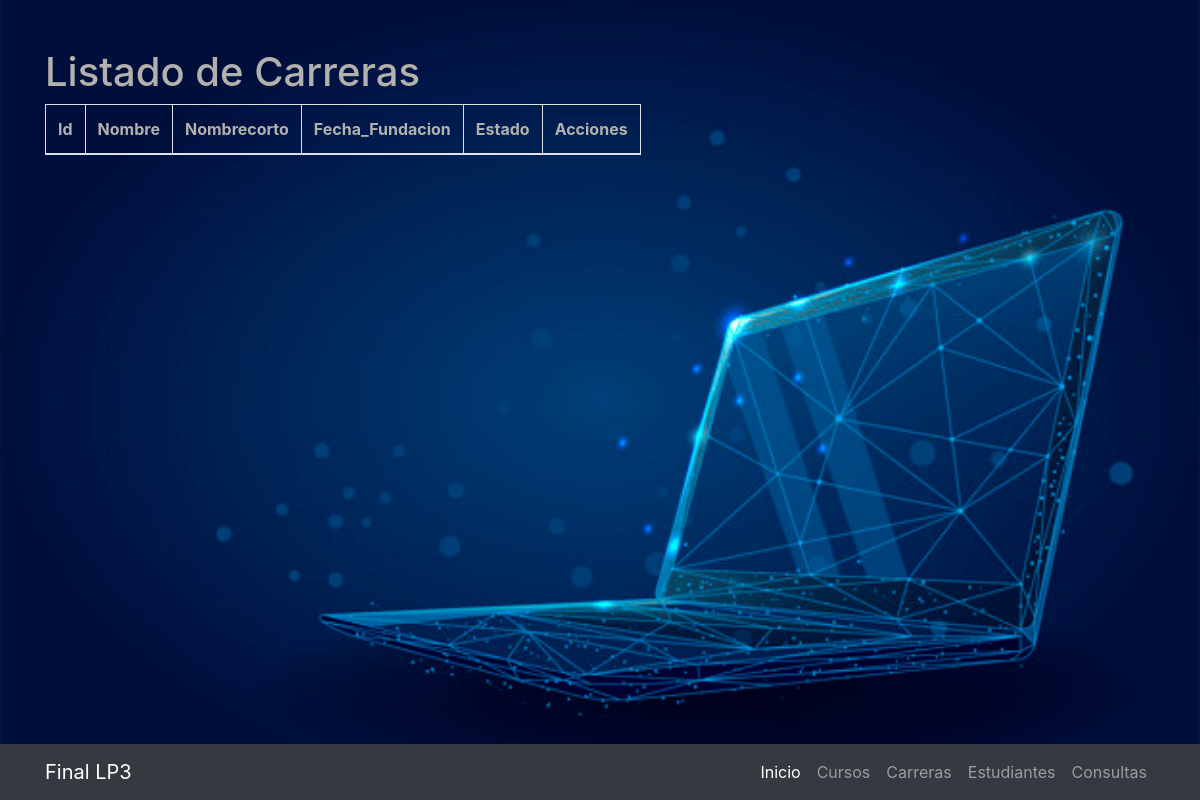
Before: /carreras with the older database file.
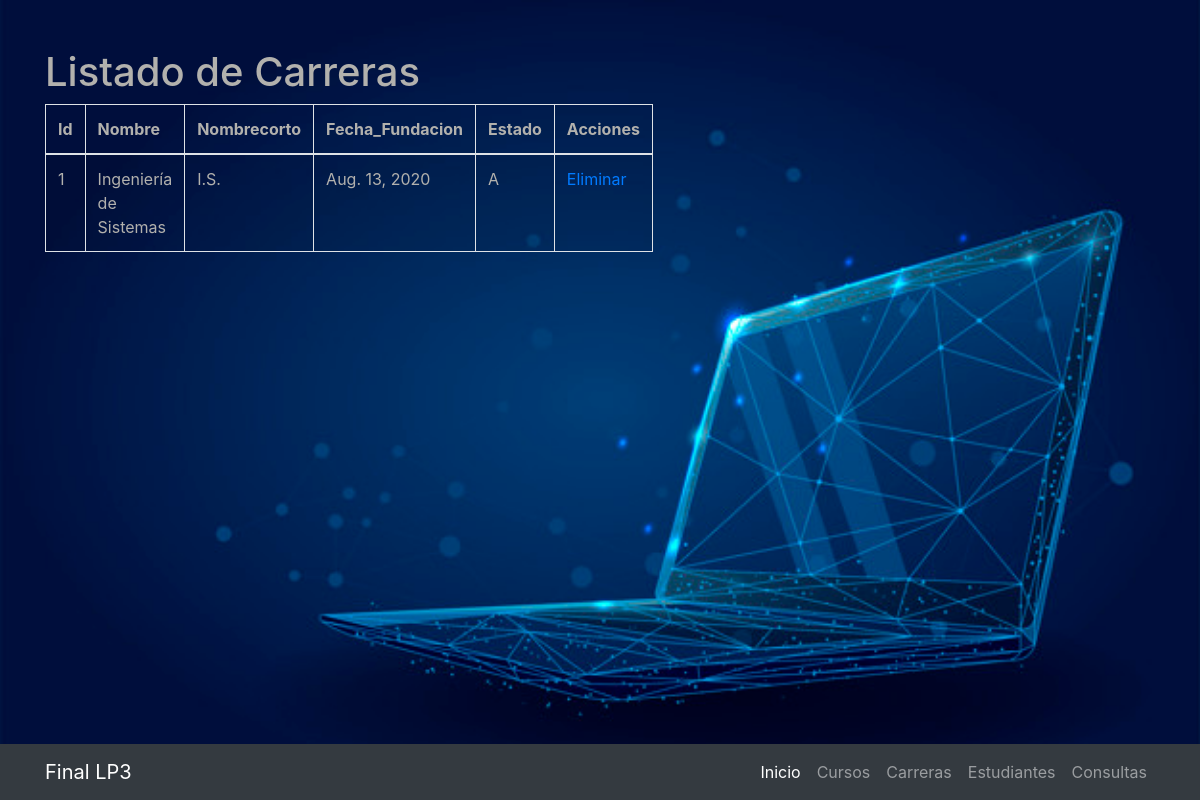
After: the same page with the newer database file.
### Estudiante/models.py (models this page shows)
class Carrera(models.Model):
    nombre=models.CharField(max_length=100)
    nombrecorto=models.CharField(max_length=5)
    fecha_fundacion=models.DateField()
    estado=models.CharField(max_length=1)

### Estudiante/views.py (the view)
# urls.py: path('carreras', views.carreras, name="carreras"),
def carreras(request):
    campos=Carrera._meta.fields
    carreras=Carrera.objects.all()
    return render(request, 'carreras.html',{
          'campos':campos,
        'carreras':carreras,
        'titulo': 'Listado de carreras',
        'tituloprincipal': 'Carreras'
    })

### Estudiante/templates/carreras.html (shortened to what this page needs)
{% extends 'index.html' %}
{% block tituloprincipal %}
Listado de Carreras
{% endblock tituloprincipal %}
{% block content %}
  <table class="table table-striped table-hover table-bordered">
        <thead>
            <tr>
                {% for campo in campos %}
                    <th>{{campo.name|title}}</th>
                {% endfor %}
                <th>Acciones</th>
            </tr>
        </thead>
        <tbody>
            {% for carrera in carreras %}
                <tr>
                    <td>{{carrera.id}}</td>
                    <td>{{carrera.nombre}}</td>
                    <td>{{carrera.nombrecorto}}</td>
                    <td>{{carrera.fecha_fundacion}}</td>
                    <td>{{carrera.estado}}</td>
                    <td>
                        <div><a href="{% url 'eliminar_carrera' id=carrera.id %}">Eliminar</a></div>
                    </td>
                </tr>
            {% endfor %}
        </tbody>
    </table>
{% endblock content %}

Changed rows visible on the page:
added Carrera: id "1", nombre "Ingeniería de Sistemas", nombrecorto "I.S.", fecha_fundacion "Aug. 13, 2020", estado "A"
